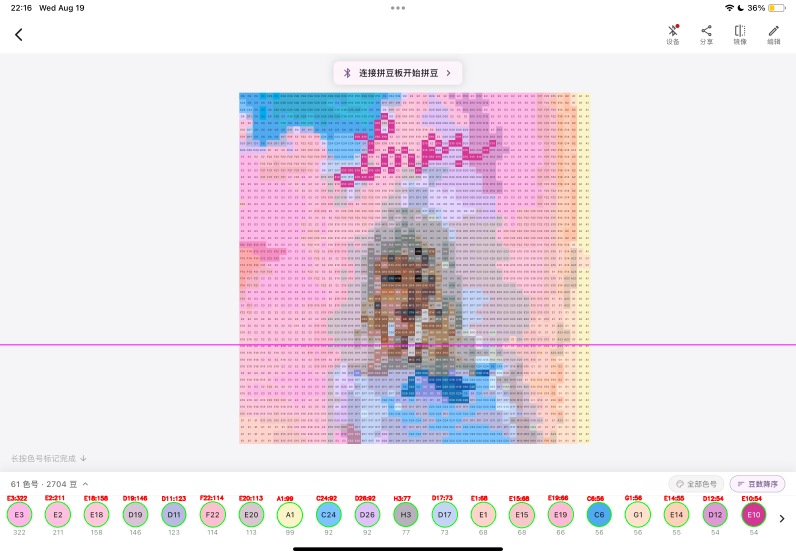
#> input picture results/color-legend/g1.legend.p1.debug.png, 2388 x 1668 px (shown at 1/3 size)
$ python -i analyze_color_legend.py   (imports and definitions only)
#> lines starting #> are read from the running program, lines starting #| are printed output that depends on the picture; after the words box and inside, x2 and y2 are one past the last pixel; in counts of white or black regions, pixels touching at a corner belong together
#> further down, picture is the input picture: shape (1668, 2388, 3); mean B, G, R 232.3, 225, 233.8
#!/usr/bin/env python3
"""Read color keys/counts from the bottom legend of Perler bead screenshots.

Batch run:
    python scripts/analyze_color_legend.py --manifest results/grouping/groups.manifest.json
"""

from __future__ import annotations

import argparse
import json
import math
import re
import sys
from collections import Counter, defaultdict
from dataclasses import dataclass
from datetime import datetime
from pathlib import Path
from typing import Any

import cv2
import numpy as np
from PIL import Image

try:
    import pytesseract
except ImportError:  # pragma: no cover
    pytesseract = None

import analyze_color_modal_legend


IMAGE_EXTENSIONS = {".png", ".jpg", ".jpeg", ".webp", ".bmp", ".tif", ".tiff"}
DEFAULT_OUTPUT_DIR = Path("results") / "color-legend"
DEFAULT_BATCH_OUTPUT_DIR = Path(".")
DEFAULT_BATCH_DEBUG_NAME = "analyze_color_legend.debug.json"
DEFAULT_BATCH_FINAL_NAME = "analyze_color_legend.main.json"
DEFAULT_MAPPING_PATH = Path("src") / "app" / "colorSystemMapping.json"
DEFAULT_PALETTE_SETS_PATH = Path("src") / "data" / "mardPaletteSets.csv"
DEFAULT_TESSERACT = Path(r"C:\Program Files\Tesseract-OCR\tesseract.exe")
DETAIL_PAGE = "detail_page"
COLOR_MODAL = "color_modal"


@dataclass
class PaletteColor:
    key: str
    hex: str
    rgb: tuple[int, int, int]
    lab: np.ndarray


@dataclass
class LegendCircle:
    x: int
    y: int
    radius: int
    sampled_rgb: tuple[int, int, int]
    matched_key: str
    matched_hex: str
    match_distance: float
    count: int | None
    count_text: str
    inside_text: str = ""
    color_key_source: str = "palette_match"
    special_key: str = ""
    count_source: str = "ocr"
    tesseract_count_text: str = ""
    preprocessing_vote_text: str = ""
    preprocessing_vote_observations: list[dict[str, str]] | None = None
    opencv_count_text: str = ""
    count_candidates: list[dict[str, str]] | None = None
    count_vote_sources: list[str] | None = None
    count_conflict: bool = False
    opencv_scores: list[float] | None = None


@dataclass
class NumberToken:
    x: int
    y: int
    width: int
    height: int
    text: str


@dataclass
class LegendAnalysis:
    circles: list[LegendCircle]
    legend_top: int
    expected_total: int | None
    transparent_count: int | None
    transparent_token: NumberToken | None


def log(message: str) -> None:
    timestamp = datetime.now().strftime("%H:%M:%S")
    print(f"[{timestamp}] {message}", flush=True)


# [99 lines left out: functions main, configure_tesseract, discover_images, not called in this run]


def default_output_path(input_path: Path) -> Path:
    name = input_path.stem if input_path.is_file() else input_path.name
    return DEFAULT_OUTPUT_DIR / f"{name}.legend.json"


# [439 lines left out: functions read_image, analyze_image_legend, analyze_manifest_groups, build_final_payload, final_source_images, analyze_manifest_group and 5 more, not called in this run]


def choose_bottom_legend_rect(image: np.ndarray) -> tuple[int, int, int, int] | None:
    rects = bottom_white_rects(image)
    if not rects:
        return None
    height, width = image.shape[:2]
    for x, y, w, h, _area in rects:
        if w > width * 0.45 and y > height * 0.62:
            return (x, y, w, h)
    x, y, w, h, _area = max(rects, key=lambda rect: rect[4])
    return (x, y, w, h)


def bottom_white_rects(image: np.ndarray) -> list[tuple[int, int, int, int, int]]:
    height, width = image.shape[:2]
#> height = 1668; width = 2388
    search_top = int(height * (0.50 if height > width else 0.55))
#> search_top = 917
    roi = image[search_top:height, :]
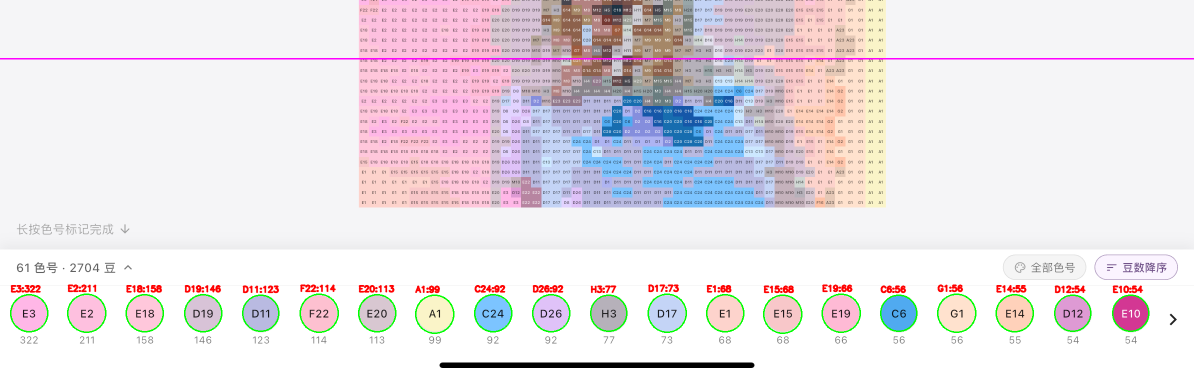
#> roi: shape (751, 2388, 3) (shown at 1/2 size); mean B, G, R 230.7, 225.6, 232
    if roi.size == 0:
        return []
    gray = cv2.cvtColor(roi, cv2.COLOR_BGR2GRAY)
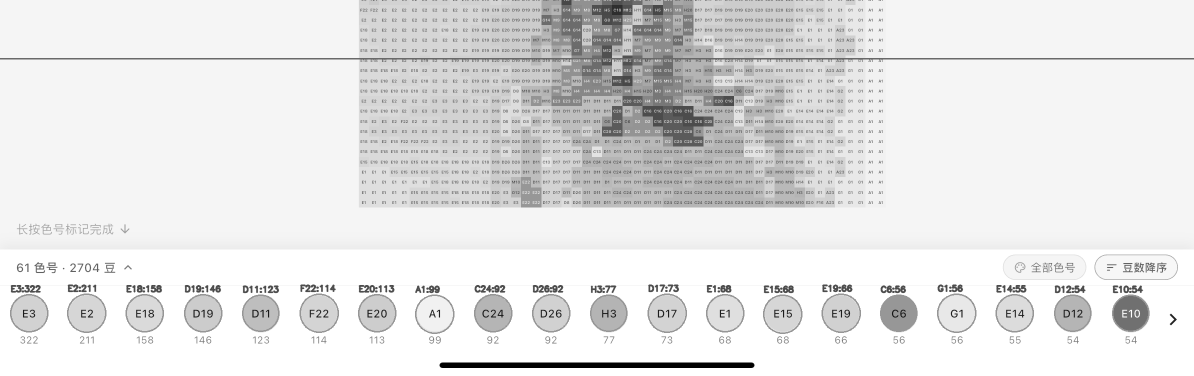
#> gray: shape (751, 2388) (shown at 1/2 size); min 0, max 255, mean 228
    mask = (gray > 242).astype(np.uint8) * 255
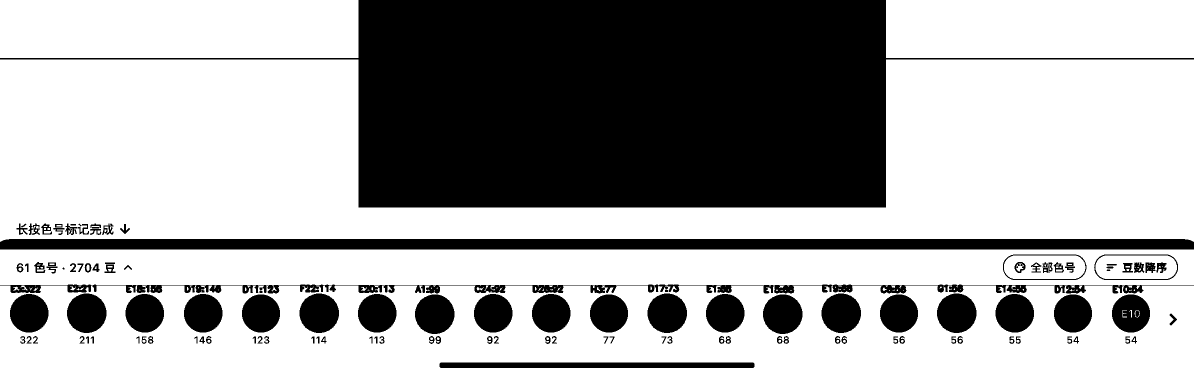
#> mask: shape (751, 2388) (shown at 1/2 size); 65.4% white; 120 black regions (2 under 20 px), largest, box (x1, y1, x2, y2) and area: (0, 0, 2388, 415) 441824, (0, 478, 2388, 499) 50058, (0, 569, 2388, 587) 15736
    kernel = cv2.getStructuringElement(cv2.MORPH_RECT, (max(35, width // 35), max(11, height // 150)))
    mask = cv2.morphologyEx(mask, cv2.MORPH_CLOSE, kernel)
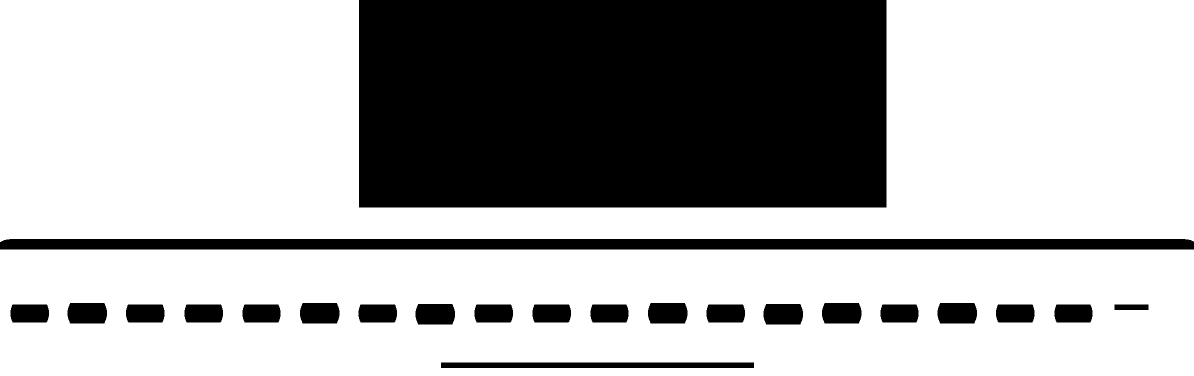
#> mask: shape (751, 2388) (shown at 1/2 size); 69.4% white; 23 black regions
    contours, _ = cv2.findContours(mask, cv2.RETR_EXTERNAL, cv2.CHAIN_APPROX_SIMPLE)
#> contours = 2 contours; box (x1, y1, x2, y2) and area: (0, 0, 2388, 484) 700444, (0, 499, 2388, 751) 599137
    rects: list[tuple[int, int, int, int, int]] = []
    for contour in contours:
        x, y, w, h = cv2.boundingRect(contour)
        y += search_top
        area = w * h
        if w > width * 0.18 and h > height * 0.012 and area > width * height * 0.004:
            rects.append((x, y, w, h, area))
#> this loop made 2 passes
#> (contour, x, y, w, h, area) on pass 1: ([[0, 499], [0, 750], [2387, 750], [2387, 499]], 0, 1416, 2388, 252, 601776)
#> (x, y, w, h, area) on pass 2: (0, 917, 2388, 484, 1155792)
#> after the loop, rects = [(0, 1416, 2388, 252, 601776), (0, 917, 2388, 484, 1155792)]
    return sorted(rects, key=lambda rect: (rect[1], -rect[4]))


# [671 lines left out: functions detect_circles_in_box, find_modal_box, detect_modal_circles, read_modal_number_tokens, find_count_below_circle, read_count_below_circle and 24 more, not called in this run]


def digits_only(text: str) -> str:
    return re.sub(r"\D", "", text)


# [464 lines left out: functions sort_circles_reading_order, build_result, total_from_pair_key, item_count_candidates, candidate_source_votes, choose_fallback_count and 8 more, not called in this run]


def hex_to_rgb(hex_value: str) -> tuple[int, int, int]:
    clean = hex_value.strip().lstrip("#")
    return int(clean[0:2], 16), int(clean[2:4], 16), int(clean[4:6], 16)


def rgb_to_lab(rgb: tuple[int, int, int]) -> np.ndarray:
    sample = np.array([[list(rgb)]], dtype=np.uint8)
    return cv2.cvtColor(sample, cv2.COLOR_RGB2LAB).astype(np.float32)[0, 0]


def natural_key(value: str) -> list[Any]:
    return [int(part) if part.isdigit() else part.lower() for part in re.split(r"(\d+)", value)]


# [5 lines left out: function color_key_sort, not called in this run]


def clamp(value: float, minimum: float, maximum: float) -> float:
    return min(maximum, max(minimum, value))


def clamp_int(value: int, minimum: int, maximum: int) -> int:
    return min(maximum, max(minimum, value))


# [2 lines not run here, left out]

>>> import cv2
>>> picture = cv2.imread('../results/color-legend/g1.legend.p1.debug.png')
>>> result = choose_bottom_legend_rect(picture)
#> in choose_bottom_legend_rect, `rects = bottom_white_rects(image)`: rects = [(0, 917, 2388, 484, 1155792), (0, 1416, 2388, 252, 601776)]
#> the loop in choose_bottom_legend_rect, `for x, y, w, h, _area in rects:` made 2 passes
#> result = (0, 1416, 2388, 252)
